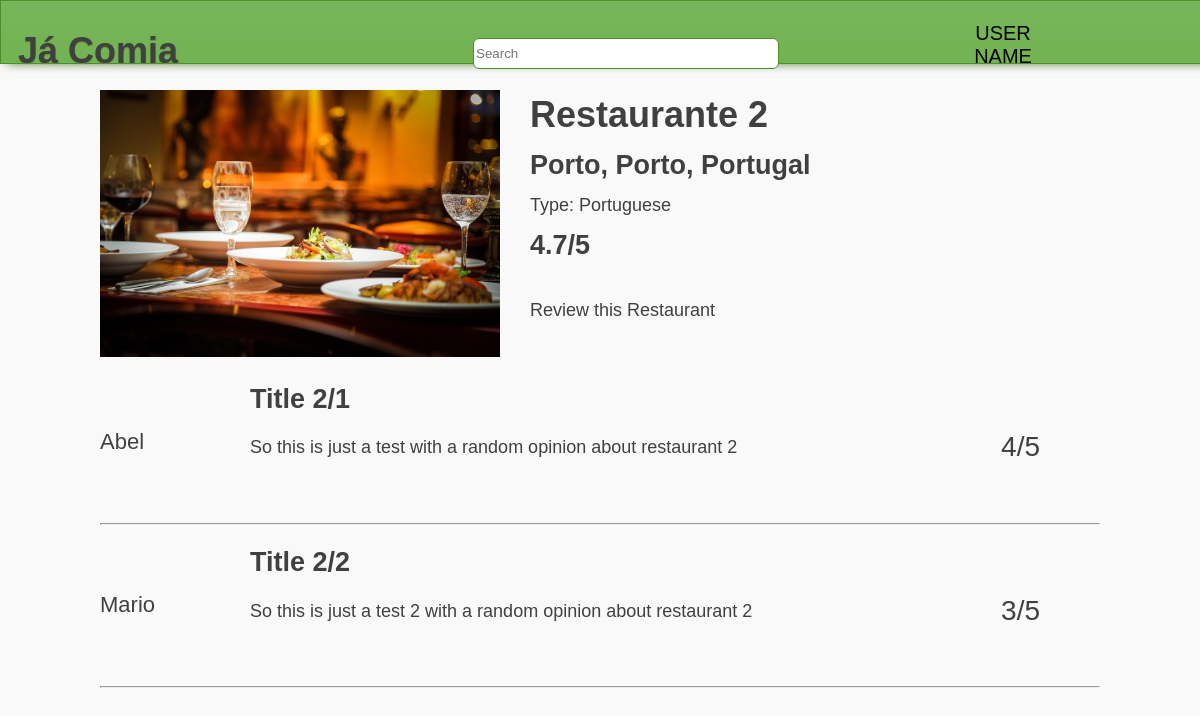
Before: /restaurant/restaurant.php?id=2 with the older database file.
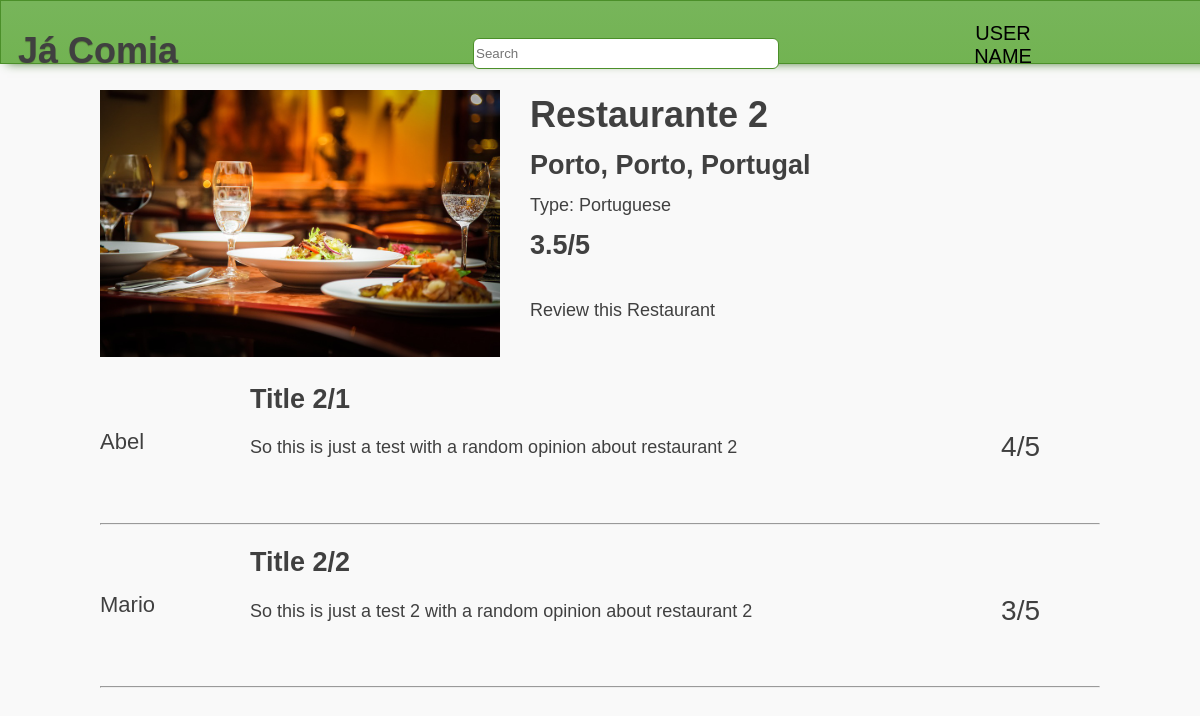
After: the same page with the newer database file.
### tables this page shows
CREATE TABLE Restaurants (
    name VARCHAR(32) NOT NULL,
    address VARCHAR(32) NOT NULL,
    type VARCHAR(16) NOT NULL,
    city VARCHAR(32) NOT NULL,
    district VARCHAR(32) NOT NULL,
    country VARCHAR(32) NOT NULL,
    avgClass REAL,
    PRIMARY KEY(name, address)
);

### restaurant/restaurant.php (the view, shortened to what this page needs)
<!DOCTYPE html>
<html>
<head>
    <link rel="stylesheet" href="style.css">
</head>
<body>
    <?php
        include_once('../templates/topbar.php');
    ?>
    <div id="main">
        <?php
        if(!isset($_GET['id']))
            header('Location:  ../feed/feed.php');
        else
            $id = $_GET['id'];
        $db = new PDO('sqlite:../Database/dataBase.db');
        $query = $db->prepare("SELECT *, rowid FROM Restaurants WHERE rowid = '$id'");
        $query->execute();
        $result = $query->fetchAll();
        $result = $result[0];
        echo '<img src="../resources/rex.jpg">';
        echo '<h1>' . $result['name'] . '</h1>';
        echo '<h2>' . $result['city'] , ", " , $result['district'], ", ", $result['country']  . '</h2>';
        echo '<div class="avgClass"> <h2>' . $result['avgClass'], "/5" .  '</h2> </div>';
        echo '<p> Type: ' .  $result['type'] . '</p>';
        $reviewLink = "../reviewRestaurant/reviewRestaurant.php?id=" . $id;
        echo '<a href="' . $reviewLink . '">Review this Restaurant </a>';
        ?>
    </div>
    <div id="reviews">
        <?php
        $db = new PDO('sqlite:../Database/dataBase.db');
        $query = $db->prepare("SELECT * FROM Reviews JOIN Restaurants ON (Restaurants.rowID = Reviews.restaurant)
                                                            JOIN Users ON (Users.rowID = Reviews.userID)
                                                            WHERE Restaurants.rowID = '$id'");
        $query->execute();
        $result = $query->fetchAll();
        foreach ($result as $row) {
            echo '<div class="review">';
            echo '<p>' . $row['usr'] . '</p>';
            echo '<h2>' . $row['title'] . '</h2>';
            echo '<p>' . $row['opinion'] . '</p>';
            echo '<p class="revClass">' . $row['classification'],"/5" . '</p>';
            echo '</div>';
            echo '<hr>';
        }
        ?>
    </div>
</body>
</html>

Changed rows visible on the page:
changed restaurants "Restaurante 2": avgClass "4.7" → "3.5"
